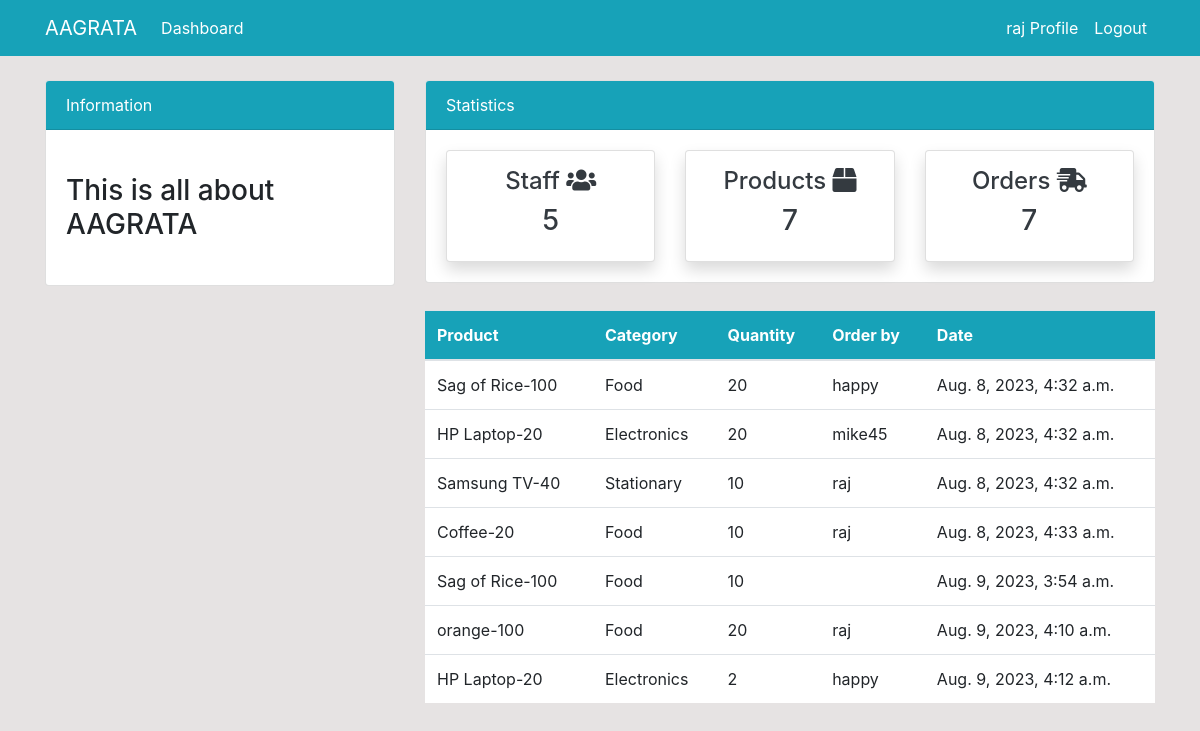
/order/ (signed in), run on the app's committed database.
### dashboard/models.py (models this page shows, shortened)
class Order(models.Model):
    product = models.ForeignKey(Product, on_delete= models.CASCADE, null=True)
    staff = models.ForeignKey(User, models.CASCADE, null= True)
    order_quantity = models.PositiveBigIntegerField(null=True)
    date = models.DateTimeField(auto_now_add=True)
    class Meta:
        verbose_name_plural ='Order'

class Product(models.Model):
    name = models.CharField(max_length=100, null= True)
    category = models.CharField(max_length=20, choices=CATEGORY, null= True)
    quantity = models.PositiveBigIntegerField(null= True)
    class Meta:
        verbose_name_plural ='Product'
    def __str__(self):
        return f'{self.name}-{self.quantity}'

### dashboard/views.py (the view)
# urls.py: path('order/',views.order, name = 'dashboard-order'),
@login_required
def order(request):
    orders = Order.objects.all()
    orders_count = orders.count()
    workers_count = User.objects.all().count()
    product_count = Product.objects.all().count()
    context ={
        'orders':orders,
        'workers_count':workers_count,
        'orders_count' : orders_count,
        'product_count' : product_count,
    }
    return render(request, 'dashboard/order.html', context)

### templates/dashboard/order.html (shortened to what this page needs)
    {% extends 'partials/base.html' %}
    {% block content %}
    {% include 'partials/topnav.html' %}
<div class="container">
    <div class="row my-4">
        <div class="col-md-4">
        </div>
        <div class="col-md-8">
            <table class="table bg-white">
                <thead class="bg-info">
                    <tr class="text-white">
                        <th scope="col">Product</th>
                        <th scope="col">Category</th>
                        <th scope="col">Quantity</th>
                        <th scope="col">Order by</th>
                        <th scope="col">Date</th>
                    </tr>
                </thead>
                <tbody>
                    {% for orders in orders %}
                    <tr>
                        <td>{{ orders.product }}</td>
                        <td>{{ orders.product.category }}</td>
                        <td>{{ orders.order_quantity  }}</td>
                        <td>
                            {{ orders.staff.username }}
                        </td>
                        <td>
                            {{ orders.date }}
                        </td>
                    </tr>
                   {% endfor %}
                </tbody>
            </table>
        </div>
    </div>
</div>
    {% endblock %}

### templates/partials/nav.html (shortened to what this page needs)
<nav class="navbar navbar-expand-lg navbar-info bg-info">
    {% if user.is_authenticated %}
    <div class="container">
        <a class="navbar-brand text-white" href="{% url 'dashboard-index'%}">AAGRATA</a>
        <div class="collapse navbar-collapse" id="navbarSupportedContent">
            <ul class="navbar-nav mr-auto">
                <li class="nav-item active">
                    <a class="nav-link text-white" href="{% url 'dashboard-index' %}">Dashboard </a>
                </li>
            </ul>
            <ul class="navbar-nav ml-auto">
                <li class="nav-item active">
                    <a class="nav-link text-white" href="{% url 'user-profile'%}">{{user.username}} Profile </a>
                </li>
                <li class="nav-item">
                    <a class="nav-link text-white" href="{% url 'user-logout' %}">Logout</a>
                </li>
            </ul>
            {% endif %}
        </div>
    </div>
</nav>

### static/style.css (style rules this page uses)
body { background: rgb(230, 227, 227); }

### data on the page
Order: product "Sag of Rice-100", product.category "Food", order_quantity "20", staff.username "happy", date "Aug. 8, 2023, 4:32 a.m."
Order: product "HP Laptop-20", product.category "Electronics", order_quantity "20", staff.username "mike45", date "Aug. 8, 2023, 4:32 a.m."
Order: product "Samsung TV-40", product.category "Stationary", order_quantity "10", staff.username "raj", date "Aug. 8, 2023, 4:32 a.m."
Order: product "Coffee-20", product.category "Food", order_quantity "10", staff.username "raj", date "Aug. 8, 2023, 4:33 a.m."
Order: product "Sag of Rice-100", product.category "Food", order_quantity "10", date "Aug. 9, 2023, 3:54 a.m."
Order: product "orange-100", product.category "Food", order_quantity "20", staff.username "raj", date "Aug. 9, 2023, 4:10 a.m."
Order: product "HP Laptop-20", product.category "Electronics", order_quantity "2", staff.username "happy", date "Aug. 9, 2023, 4:12 a.m."

### other printed values
{{ user.username }} "raj"
{{ workers_count }} "5"
{{ product_count }} "7"
{{ orders_count }} "7"
